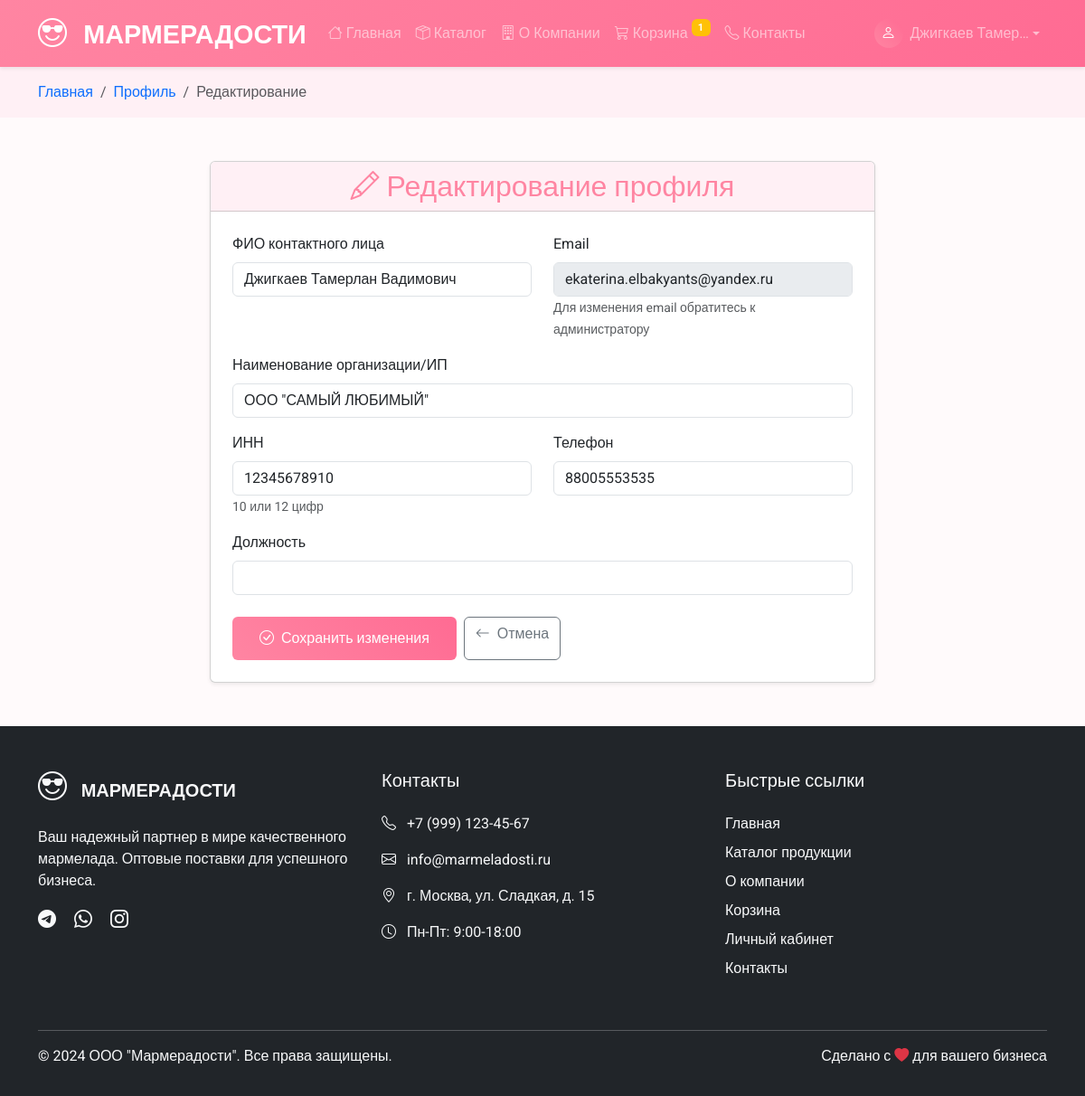
/profile/edit/ (signed in), run on the app's committed database.
### core/models.py (models this page shows, shortened)
class Cart(models.Model):
    user = models.ForeignKey(
        settings.AUTH_USER_MODEL,
        on_delete=models.CASCADE,
        verbose_name="Пользователь"
    )
    created_at = models.DateTimeField(auto_now_add=True, verbose_name="Дата создания")
    updated_at = models.DateTimeField(auto_now=True, verbose_name="Дата обновления")
    is_active = models.BooleanField(default=True, verbose_name="Активна")
    def total_quantity(self):
        return sum(item.quantity for item in self.items.all())
    class Meta:
        verbose_name = "Корзина"
        verbose_name_plural = "Корзины"

class CartItem(models.Model):
    cart = models.ForeignKey(Cart, on_delete=models.CASCADE, related_name='items', verbose_name="Корзина")
    product = models.ForeignKey(Product, on_delete=models.CASCADE, verbose_name="Товар")
    quantity = models.PositiveIntegerField(default=1, verbose_name="Количество")
    added_at = models.DateTimeField(auto_now_add=True, verbose_name="Дата добавления")
    class Meta:
        verbose_name = "Элемент корзины"
        verbose_name_plural = "Элементы корзины"
        unique_together = ['cart', 'product']  # Чтобы товар не повторялся в корзине

class CustomUser(AbstractUser):
    groups = models.ManyToManyField(
        'auth.Group',
        verbose_name='groups',
        blank=True,
        help_text='The groups this user belongs to. A user will get all permissions granted to each of their groups.',
        related_name='customuser_set',  # ← ДОБАВЬТЕ ЭТУ СТРОКУ
        related_query_name='user',
    )
    user_permissions = models.ManyToManyField(
        'auth.Permission',
        verbose_name='user permissions',
        blank=True,
        help_text='Specific permissions for this user.',
        related_name='customuser_set',  # ← ДОБАВЬТЕ ЭТУ СТРОКУ
        related_query_name='user',
    )
    USER_TYPE_CHOICES = (
        ('individual', 'Физическое лицо'),
        ('ip', 'Индивидуальный предприниматель (ИП)'),
        ('company', 'Юридическое лицо (ООО)'),
    )
    full_name = models.CharField(
        max_length=255,
        verbose_name="ФИО контактного лица",
        blank=True
    )
    user_type = models.CharField(
        max_length=20,
        choices=USER_TYPE_CHOICES,
        default='individual',
        verbose_name="Тип пользователя"
    )
    organization_name = models.CharField(
        max_length=255,
        verbose_name="Наименование организации/ИП",
        blank=True
    )
    inn = models.CharField(
        max_length=12,
        verbose_name="ИНН",
        blank=True,
        validators=[RegexValidator(regex=r'^[0-9]{10,12}$', message='ИНН должен содержать 10 или 12 цифр')]
    )
    phone_number = models.CharField(
        max_length=20,
        verbose_name="Телефон",
        blank=True,
        validators=[RegexValidator(regex=r'^\+?[1-9]\d{7,14}$', message='Введите корректный номер телефона')]
    )
    position = models.CharField(
        max_length=100,
        verbose_name="Должность",
        blank=True
    )
    is_verified = models.BooleanField(
        default=False,
        verbose_name="Подтвержденный аккаунт"
    )
    created_at = models.DateTimeField(
        auto_now_add=True,
        verbose_name="Дата регистрации"
    )
    class Meta:
        verbose_name = "Пользователь"
        verbose_name_plural = "Пользователи"

### core/views.py (the view)
# urls.py: path('profile/edit/', views.profile_edit_view, name='profile_edit'),
@login_required
def profile_edit_view(request):
    if request.method == 'POST':
        form = ProfileEditForm(request.POST, instance=request.user)
        if form.is_valid():
            form.save()
            messages.success(request, 'Профиль успешно обновлен!')
            return redirect('core:profile')
    else:
        form = ProfileEditForm(instance=request.user)
    return render(request, 'core/auth/profile_edit.html', {'form': form})

### core/forms.py
class ProfileEditForm(forms.ModelForm):
    class Meta:
        model = User
        fields = ['full_name', 'organization_name', 'inn', 'phone_number', 'position']
        widgets = {
            'full_name': forms.TextInput(attrs={'class': 'form-control'}),
            'organization_name': forms.TextInput(attrs={'class': 'form-control'}),
            'inn': forms.TextInput(attrs={'class': 'form-control'}),
            'phone_number': forms.TextInput(attrs={'class': 'form-control'}),
            'position': forms.TextInput(attrs={'class': 'form-control'}),
        }

### core/context_processors.py (called while the page is built)
def cart(request):
    if request.user.is_authenticated:
        try:
            cart = Cart.objects.get(user=request.user, is_active=True)
            return {'cart': cart}
        except Cart.DoesNotExist:
            return {'cart': None}
    return {'cart': None}

### core/templates/core/auth/profile_edit.html (shortened to what this page needs)
{% extends 'core/base.html' %}
{% block content %}
<nav aria-label="breadcrumb" class="bg-pink-light py-3">
    <div class="container">
        <ol class="breadcrumb mb-0">
            <li class="breadcrumb-item"><a href="{% url 'core:home' %}" class="text-decoration-none">Главная</a></li>
            <li class="breadcrumb-item"><a href="{% url 'core:profile' %}" class="text-decoration-none">Профиль</a></li>
            <li class="breadcrumb-item active">Редактирование</li>
        </ol>
    </div>
</nav>
<section class="py-5">
    <div class="container">
        <div class="row justify-content-center">
            <div class="col-lg-8">
                <div class="card shadow-sm">
                    <div class="card-header bg-pink-light">
                        <h2 class="card-title mb-0 text-primary-custom text-center">
                            <i class="bi bi-pencil me-2"></i>Редактирование профиля
                        </h2>
                    </div>
                    <div class="card-body p-4">
                        <form method="post">
                            <div class="row">
                                <div class="col-md-6 mb-3">
                                    <label class="form-label">ФИО контактного лица</label>
                                    {{ form.full_name }}
                                </div>
                                <div class="col-md-6 mb-3">
                                    <label class="form-label">Email</label>
                                    <input type="email" class="form-control" value="{{ user.email }}" disabled>
                                    <small class="form-text text-muted">Для изменения email обратитесь к администратору</small>
                                </div>
                                <div class="col-12 mb-3">
                                    <label class="form-label">Наименование организации/ИП</label>
                                    {{ form.organization_name }}
                                </div>
                                <div class="col-md-6 mb-3">
                                    <label class="form-label">ИНН</label>
                                    {{ form.inn }}
                                    <small class="form-text text-muted">10 или 12 цифр</small>
                                </div>
                                <div class="col-md-6 mb-3">
                                    <label class="form-label">Телефон</label>
                                    {{ form.phone_number }}
                                </div>
                                <div class="col-12 mb-4">
                                    <label class="form-label">Должность</label>
                                    {{ form.position }}
                                </div>
                            </div>
                            <div class="d-flex gap-2">
                                <button type="submit" class="btn btn-primary-custom">
                                    <i class="bi bi-check-circle me-2"></i>Сохранить изменения
                                </button>
                                <a href="{% url 'core:profile' %}" class="btn btn-outline-secondary">
                                    <i class="bi bi-arrow-left me-2"></i>Отмена
                                </a>
                            </div>
                        </form>
                    </div>
                </div>
            </div>
        </div>
    </div>
</section>
{% endblock %}

### core/templates/core/base.html (shortened to what this page needs)
<!DOCTYPE html>
<html lang="ru">
<head>
    <link href="https://cdn.jsdelivr.net/npm/bootstrap@5.3.0/dist/css/bootstrap.min.css" rel="stylesheet">
    <link rel="stylesheet" href="https://cdn.jsdelivr.net/npm/bootstrap-icons@1.10.0/font/bootstrap-icons.css">
</head>
<body>
    <nav class="navbar navbar-expand-lg navbar-dark hero-gradient shadow-sm">
        <div class="container">
            <a class="navbar-brand brand-font" href="{% url 'core:home' %}">
                <i class="bi bi-emoji-sunglasses logo-bear"></i> МАРМЕРАДОСТИ
            </a>
            <div class="collapse navbar-collapse" id="navbarNav">
                <ul class="navbar-nav me-auto">
                    <li class="nav-item">
                        <a class="nav-link {% if request.resolver_match.url_name == 'home' %}active{% endif %}" href="{% url 'core:home' %}">
                            <i class="bi bi-house"></i> Главная
                        </a>
                    </li>
                    <li class="nav-item">
                        <a class="nav-link {% if request.resolver_match.url_name == 'product_list' %}active{% endif %}" href="{% url 'core:product_list' %}">
                            <i class="bi bi-box-seam"></i> Каталог
                        </a>
                    </li>
                    <li class="nav-item">
                        <a class="nav-link {% if request.resolver_match.url_name == 'about' %}active{% endif %}" href="{% url 'core:about' %}">
                            <i class="bi bi-building"></i> О Компании
                        </a>
                    </li>
                    <li class="nav-item">
                        <a class="nav-link {% if request.resolver_match.url_name == 'cart_detail' %}active{% endif %}" href="{% url 'core:cart_detail' %}">
                            <i class="bi bi-cart3"></i> Корзина
                            {% if cart and cart.total_quantity > 0 %}
                            <span class="badge bg-warning cart-badge">{{ cart.total_quantity }}</span>
                            {% endif %}
                        </a>
                    </li>
                    <li class="nav-item">
                        <a class="nav-link" href="#contact">
                            <i class="bi bi-telephone"></i> Контакты
                        </a>
                    </li>
                </ul>
                <ul class="navbar-nav ms-auto">
                    {% if user.is_authenticated %}
                    <li class="nav-item dropdown">
                        <a class="nav-link dropdown-toggle d-flex align-items-center" href="#" role="button" data-bs-toggle="dropdown">
                            <span class="user-avatar">
                                <i class="bi bi-person"></i>
                            </span>
                            <span class="d-none d-md-inline">
                                {{ user.full_name|default:user.username|truncatechars:15 }}
                            </span>
                        </a>
                    </li>
                    {% endif %}
                </ul>
            </div>
        </div>
    </nav>
    <main>
        {% block content %}
        {% endblock %}
    </main>
    <footer class="bg-dark text-light pt-5 pb-3" id="contact">
        <div class="container">
            <div class="row">
                <div class="col-lg-4 col-md-6 mb-4">
                    <h5 class="brand-font mb-4">
                        <i class="bi bi-emoji-sunglasses logo-bear"></i> МАРМЕРАДОСТИ
                    </h5>
                    <p class="text-light">Ваш надежный партнер в мире качественного мармелада. Оптовые поставки для успешного бизнеса.</p>
                    <div class="social-links">
                        <a href="#" class="text-light me-3"><i class="bi bi-telegram fs-5"></i></a>
                        <a href="#" class="text-light me-3"><i class="bi bi-whatsapp fs-5"></i></a>
                        <a href="#" class="text-light"><i class="bi bi-instagram fs-5"></i></a>
                    </div>
                </div>
                <div class="col-lg-4 col-md-6 mb-4">
                    <h5 class="mb-4">Контакты</h5>
                    <p><i class="bi bi-telephone me-2"></i> +7 (999) 123-45-67</p>
                    <p><i class="bi bi-envelope me-2"></i> info@marmeladosti.ru</p>
                    <p><i class="bi bi-geo-alt me-2"></i> г. Москва, ул. Сладкая, д. 15</p>
                    <p><i class="bi bi-clock me-2"></i> Пн-Пт: 9:00-18:00</p>
                </div>
                <div class="col-lg-4 col-md-6 mb-4">
                    <h5 class="mb-4">Быстрые ссылки</h5>
                    <ul class="list-unstyled">
                        <li class="mb-2"><a href="{% url 'core:home' %}" class="text-light text-decoration-none">Главная</a></li>
                        <li class="mb-2"><a href="{% url 'core:product_list' %}" class="text-light text-decoration-none">Каталог продукции</a></li>
                        <li class="mb-2"><a href="{% url 'core:about' %}" class="text-light text-decoration-none">О компании</a></li>
                        <li class="mb-2"><a href="{% url 'core:cart_detail' %}" class="text-light text-decoration-none">Корзина</a></li>
                        {% if not user.is_authenticated %}
                        <li class="mb-2"><a href="{% url 'core:login' %}" class="text-light text-decoration-none">Вход для партнеров</a></li>
                        <li class="mb-2"><a href="{% url 'core:register' %}" class="text-light text-decoration-none">Регистрация</a></li>
                        {% else %}
                        <li class="mb-2"><a href="{% url 'core:profile' %}" class="text-light text-decoration-none">Личный кабинет</a></li>
                        {% endif %}
                        <li class="mb-2"><a href="#contact" class="text-light text-decoration-none">Контакты</a></li>
                    </ul>
                </div>
            </div>
            <hr class="bg-light">
            <div class="row">
                <div class="col-md-6 text-center text-md-start">
                    <p>&copy; 2024 ООО "Мармерадости". Все права защищены.</p>
                </div>
                <div class="col-md-6 text-center text-md-end">
                    <p>Сделано с <i class="bi bi-heart-fill text-danger"></i> для вашего бизнеса</p>
                </div>
            </div>
        </div>
    </footer>
</body>
</html>

### core/templates/core/base.html (style rules this page uses)
:root { --primary-color: #ff85a2; --secondary-color: #ffacc7; --accent-color: #ffb7c5; --dark-color: #ff6b93; --light-color: #fff0f5; }
body { font-family: 'Roboto', sans-serif; background-color: #fffafb; }
.brand-font { font-family: 'Montserrat', sans-serif; font-weight: 700; }
.hero-gradient { background: linear-gradient(135deg, var(--primary-color) 0%, var(--dark-color) 100%); }
.navbar-brand { font-size: 1.8rem; color: white !important; }
.logo-bear { font-size: 2rem; margin-right: 10px; }
.btn-primary-custom { background: linear-gradient(45deg, var(--primary-color), var(--dark-color)); border: none; color: white; padding: 12px 30px; font-weight: 500; transition: all 0.3s ease; }
.bg-pink-light { background-color: var(--light-color); }
.text-primary-custom { color: var(--primary-color) !important; }
.cart-badge { font-size: 0.7rem; position: relative; top: -8px; }
.user-avatar { width: 32px; height: 32px; background: linear-gradient(45deg, var(--primary-color), var(--dark-color)); border-radius: 50%; display: inline-flex; align-items: center; justify-content: center; margin-right: 8px; }
.user-avatar i { font-size: 1rem; color: white; }

### data on the page
Cart: total_quantity "1"
CustomUser: full_name "Джигкаев Тамер…", full_name "Джигкаев Тамерлан Вадимович", email "ekaterina.elbakyants@yandex.ru", organization_name "ООО \"САМЫЙ ЛЮБИМЫЙ\"", inn "12345678910", phone_number "88005553535"
